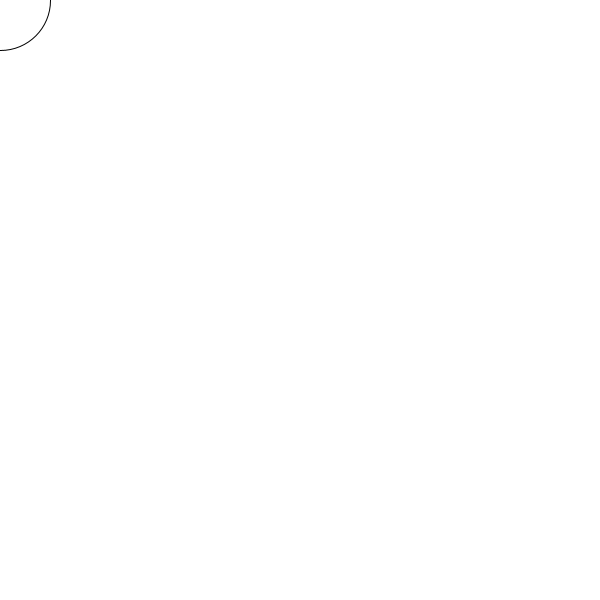
Frame 1 (no input)
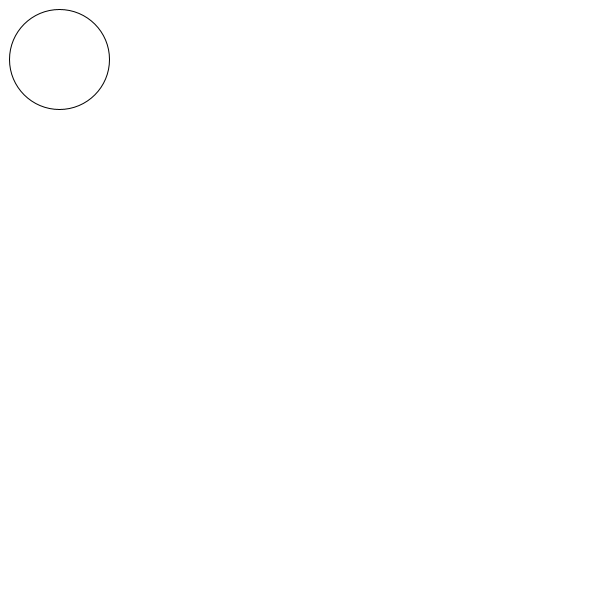
Frame 60 (the mouse pressed at the canvas centre just before this capture)
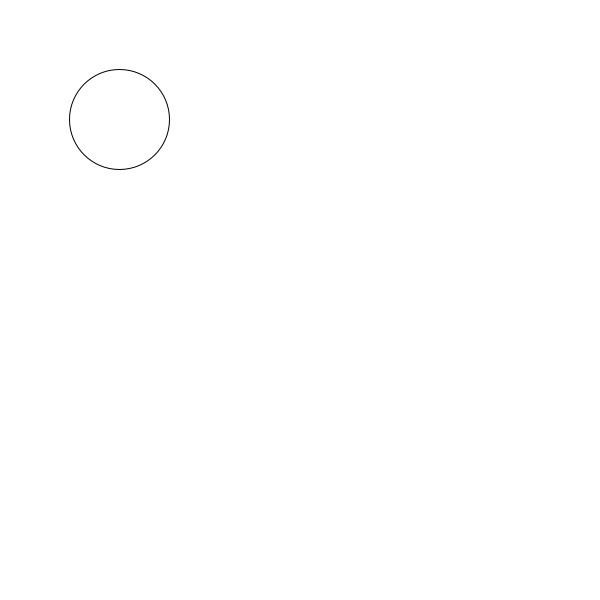
Frame 120 (the mouse held since frame 60 and released just before this capture)

The Processing sketch that drew these frames (run headless with seeded random() and noise(); from frame 60 on, the mouse is pressed at the canvas centre):

// Processing sketch: sketch_250213b
// ── sketch_250213b.pde
int x;


void setup(){
  size(600,600);
  x=0;
}

void draw(){
  background(255);
  ellipse(x,x,100,100);
  x=x+1;
  if(x>700){
  x=-50;
  }
}
